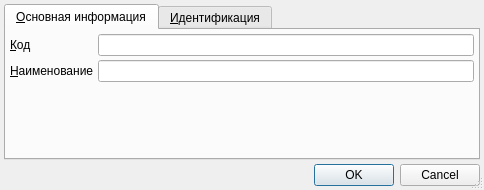
<?xml version="1.0" encoding="UTF-8"?>
<ui version="4.0">
 <class>ItemEditorDialog</class>
 <widget class="QDialog" name="ItemEditorDialog">
  <property name="geometry">
   <rect>
    <x>0</x>
    <y>0</y>
    <width>484</width>
    <height>190</height>
   </rect>
  </property>
  <property name="windowTitle">
   <string>ChangeMe!</string>
  </property>
  <property name="sizeGripEnabled">
   <bool>true</bool>
  </property>
  <layout class="QGridLayout" name="gridLayout_3">
   <property name="margin">
    <number>4</number>
   </property>
   <property name="spacing">
    <number>4</number>
   </property>
   <item row="0" column="0">
    <widget class="QTabWidget" name="tabWidget">
     <property name="currentIndex">
      <number>0</number>
     </property>
     <widget class="QWidget" name="tabMain">
      <attribute name="title">
       <string>&amp;Основная информация</string>
      </attribute>
      <layout class="QGridLayout" name="gridLayout_2">
       <property name="margin">
        <number>4</number>
       </property>
       <property name="spacing">
        <number>4</number>
       </property>
       <item row="0" column="0">
        <widget class="QLabel" name="lblCode">
         <property name="sizePolicy">
          <sizepolicy hsizetype="Maximum" vsizetype="Preferred">
           <horstretch>0</horstretch>
           <verstretch>0</verstretch>
          </sizepolicy>
         </property>
         <property name="text">
          <string>&amp;Код</string>
         </property>
         <property name="buddy">
          <cstring>edtCode</cstring>
         </property>
        </widget>
       </item>
       <item row="1" column="1">
        <widget class="QLineEdit" name="edtName">
         <property name="maxLength">
          <number>256</number>
         </property>
        </widget>
       </item>
       <item row="0" column="1">
        <widget class="QLineEdit" name="edtCode">
         <property name="maxLength">
          <number>8</number>
         </property>
        </widget>
       </item>
       <item row="1" column="0">
        <widget class="QLabel" name="lblName">
         <property name="sizePolicy">
          <sizepolicy hsizetype="Maximum" vsizetype="Preferred">
           <horstretch>0</horstretch>
           <verstretch>0</verstretch>
          </sizepolicy>
         </property>
         <property name="text">
          <string>&amp;Наименование</string>
         </property>
         <property name="buddy">
          <cstring>edtName</cstring>
         </property>
        </widget>
       </item>
       <item row="2" column="0" colspan="2">
        <spacer>
         <property name="orientation">
          <enum>Qt::Vertical</enum>
         </property>
         <property name="sizeHint" stdset="0">
          <size>
           <width>307</width>
           <height>63</height>
          </size>
         </property>
        </spacer>
       </item>
      </layout>
     </widget>
     <widget class="QWidget" name="tabIdentification">
      <attribute name="title">
       <string>&amp;Идентификация</string>
      </attribute>
      <layout class="QGridLayout" name="gridLayout">
       <property name="margin">
        <number>4</number>
       </property>
       <property name="spacing">
        <number>4</number>
       </property>
       <item row="0" column="0">
        <widget class="CInDocTableView" name="tblIdentification"/>
       </item>
      </layout>
     </widget>
    </widget>
   </item>
   <item row="1" column="0">
    <widget class="QDialogButtonBox" name="buttonBox">
     <property name="standardButtons">
      <set>QDialogButtonBox::Cancel|QDialogButtonBox::Ok</set>
     </property>
    </widget>
   </item>
  </layout>
 </widget>
 <customwidgets>
  <customwidget>
   <class>CInDocTableView</class>
   <extends>QTableView</extends>
   <header>library/InDocTable.h</header>
  </customwidget>
 </customwidgets>
 <tabstops>
  <tabstop>tabWidget</tabstop>
  <tabstop>edtCode</tabstop>
  <tabstop>edtName</tabstop>
  <tabstop>tblIdentification</tabstop>
  <tabstop>buttonBox</tabstop>
 </tabstops>
 <resources/>
 <connections>
  <connection>
   <sender>buttonBox</sender>
   <signal>accepted()</signal>
   <receiver>ItemEditorDialog</receiver>
   <slot>accept()</slot>
   <hints>
    <hint type="sourcelabel">
     <x>67</x>
     <y>243</y>
    </hint>
    <hint type="destinationlabel">
     <x>173</x>
     <y>57</y>
    </hint>
   </hints>
  </connection>
  <connection>
   <sender>buttonBox</sender>
   <signal>rejected()</signal>
   <receiver>ItemEditorDialog</receiver>
   <slot>reject()</slot>
   <hints>
    <hint type="sourcelabel">
     <x>67</x>
     <y>243</y>
    </hint>
    <hint type="destinationlabel">
     <x>173</x>
     <y>57</y>
    </hint>
   </hints>
  </connection>
 </connections>
</ui>
